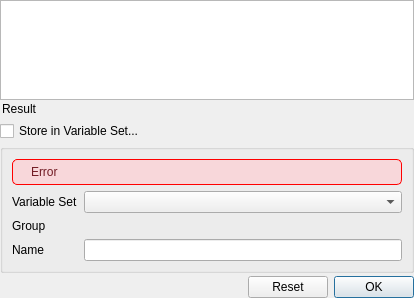
<?xml version="1.0" encoding="UTF-8"?>
<ui version="4.0">
 <class>DlgExpressionInput</class>
 <widget class="QDialog" name="DlgExpressionInput">
  <property name="geometry">
   <rect>
    <x>0</x>
    <y>0</y>
    <width>414</width>
    <height>298</height>
   </rect>
  </property>
  <property name="sizePolicy">
   <sizepolicy hsizetype="Expanding" vsizetype="Preferred">
    <horstretch>0</horstretch>
    <verstretch>0</verstretch>
   </sizepolicy>
  </property>
  <property name="minimumSize">
   <size>
    <width>350</width>
    <height>0</height>
   </size>
  </property>
  <property name="windowTitle">
   <string>Expression Editor</string>
  </property>
  <layout class="QVBoxLayout" name="verticalLayout">
   <property name="spacing">
    <number>3</number>
   </property>
   <property name="sizeConstraint">
    <enum>QLayout::SizeConstraint::SetMinimumSize</enum>
   </property>
   <property name="margin" stdset="0">
    <number>0</number>
   </property>
   <item>
    <layout class="QHBoxLayout" name="horizontalLayout_2">
     <item>
      <layout class="QVBoxLayout" name="verticalLayout_2">
       <property name="spacing">
        <number>0</number>
       </property>
       <property name="margin" stdset="0">
        <number>0</number>
       </property>
       <item>
        <layout class="QHBoxLayout" name="horizontalLayout_5">
         <item>
          <widget class="Gui::ExpressionTextEdit" name="expression">
           <property name="sizePolicy">
            <sizepolicy hsizetype="Ignored" vsizetype="MinimumExpanding">
             <horstretch>0</horstretch>
             <verstretch>0</verstretch>
            </sizepolicy>
           </property>
           <property name="minimumSize">
            <size>
             <width>10</width>
             <height>10</height>
            </size>
           </property>
          </widget>
         </item>
        </layout>
       </item>
       <item>
        <widget class="QFrame" name="ctrlArea">
         <property name="sizePolicy">
          <sizepolicy hsizetype="Preferred" vsizetype="Minimum">
           <horstretch>0</horstretch>
           <verstretch>0</verstretch>
          </sizepolicy>
         </property>
         <property name="autoFillBackground">
          <bool>true</bool>
         </property>
         <layout class="QHBoxLayout" name="horizontalLayout_4">
          <property name="spacing">
           <number>4</number>
          </property>
          <property name="margin" stdset="0">
           <number>2</number>
          </property>
          <item>
           <widget class="QLabel" name="label">
            <property name="sizePolicy">
             <sizepolicy hsizetype="Fixed" vsizetype="Preferred">
              <horstretch>0</horstretch>
              <verstretch>0</verstretch>
             </sizepolicy>
            </property>
            <property name="text">
             <string>Result</string>
            </property>
           </widget>
          </item>
          <item>
           <widget class="QLabel" name="msg">
            <property name="sizePolicy">
             <sizepolicy hsizetype="MinimumExpanding" vsizetype="Minimum">
              <horstretch>0</horstretch>
              <verstretch>0</verstretch>
             </sizepolicy>
            </property>
            <property name="palette">
             <palette>
              <active>
               <colorrole role="Text">
                <brush brushstyle="SolidPattern">
                 <color alpha="255">
                  <red>255</red>
                  <green>0</green>
                  <blue>0</blue>
                 </color>
                </brush>
               </colorrole>
              </active>
              <inactive>
               <colorrole role="Text">
                <brush brushstyle="SolidPattern">
                 <color alpha="255">
                  <red>255</red>
                  <green>0</green>
                  <blue>0</blue>
                 </color>
                </brush>
               </colorrole>
              </inactive>
              <disabled>
               <colorrole role="Text">
                <brush brushstyle="SolidPattern">
                 <color alpha="255">
                  <red>190</red>
                  <green>190</green>
                  <blue>190</blue>
                 </color>
                </brush>
               </colorrole>
              </disabled>
             </palette>
            </property>
            <property name="text">
             <string/>
            </property>
           </widget>
          </item>
         </layout>
        </widget>
       </item>
      </layout>
     </item>
     <item>
      <spacer name="horizontalSpacer">
       <property name="orientation">
        <enum>Qt::Orientation::Horizontal</enum>
       </property>
       <property name="sizeType">
        <enum>QSizePolicy::Policy::Fixed</enum>
       </property>
       <property name="sizeHint" stdset="0">
        <size>
         <width>0</width>
         <height>20</height>
        </size>
       </property>
      </spacer>
     </item>
    </layout>
   </item>
   <item>
    <layout class="QHBoxLayout" name="horizontalLayout_3">
     <item>
      <widget class="QCheckBox" name="checkBoxVarSets">
       <property name="toolTip">
        <string>Store the expression in a newly created property in the selected Variable Set.
The property of this object will refer to the property of the Variable Set.</string>
       </property>
       <property name="text">
        <string>Store in Variable Set...</string>
       </property>
      </widget>
     </item>
    </layout>
   </item>
   <item>
    <widget class="QGroupBox" name="groupBoxVarSets">
     <property name="title">
      <string/>
     </property>
     <layout class="QVBoxLayout" name="verticalLayout_3">
      <item>
       <widget class="QFrame" name="errorFrame">
        <property name="enabled">
         <bool>true</bool>
        </property>
        <property name="sizePolicy">
         <sizepolicy hsizetype="Preferred" vsizetype="Preferred">
          <horstretch>0</horstretch>
          <verstretch>0</verstretch>
         </sizepolicy>
        </property>
        <property name="minimumSize">
         <size>
          <width>0</width>
          <height>0</height>
         </size>
        </property>
        <property name="styleSheet">
         <string notr="true">#errorFrame { border: 1px solid red; border-radius: 5px; background-color: #f8d7da; color: #721c24; } #errorTextLabel { color: #721c24; }</string>
        </property>
        <property name="frameShape">
         <enum>QFrame::Shape::StyledPanel</enum>
        </property>
        <property name="frameShadow">
         <enum>QFrame::Shadow::Raised</enum>
        </property>
        <layout class="QHBoxLayout" name="horizontalLayout">
         <property name="leftMargin">
          <number>5</number>
         </property>
         <property name="topMargin">
          <number>5</number>
         </property>
         <property name="rightMargin">
          <number>5</number>
         </property>
         <property name="bottomMargin">
          <number>5</number>
         </property>
         <item>
          <widget class="QLabel" name="errorIconLabel">
           <property name="sizePolicy">
            <sizepolicy hsizetype="Fixed" vsizetype="Minimum">
             <horstretch>0</horstretch>
             <verstretch>0</verstretch>
            </sizepolicy>
           </property>
           <property name="text">
            <string/>
           </property>
          </widget>
         </item>
         <item>
          <widget class="QLabel" name="errorTextLabel">
           <property name="sizePolicy">
            <sizepolicy hsizetype="Preferred" vsizetype="MinimumExpanding">
             <horstretch>0</horstretch>
             <verstretch>0</verstretch>
            </sizepolicy>
           </property>
           <property name="text">
            <string>Error</string>
           </property>
           <property name="textFormat">
            <enum>Qt::TextFormat::PlainText</enum>
           </property>
           <property name="alignment">
            <set>Qt::AlignmentFlag::AlignLeading|Qt::AlignmentFlag::AlignLeft|Qt::AlignmentFlag::AlignVCenter</set>
           </property>
           <property name="wordWrap">
            <bool>true</bool>
           </property>
           <property name="margin">
            <number>0</number>
           </property>
          </widget>
         </item>
        </layout>
       </widget>
      </item>
      <item>
       <layout class="QFormLayout" name="formLayout">
        <item row="0" column="0">
         <widget class="QLabel" name="labelVarSet">
          <property name="text">
           <string>Variable Set</string>
          </property>
         </widget>
        </item>
        <item row="0" column="1">
         <widget class="QComboBox" name="comboBoxVarSet"/>
        </item>
        <item row="1" column="0">
         <widget class="QLabel" name="labelGroup">
          <property name="text">
           <string>Group</string>
          </property>
         </widget>
        </item>
        <item row="2" column="0">
         <widget class="QLabel" name="LabelPropNew">
          <property name="text">
           <string>Name</string>
          </property>
         </widget>
        </item>
        <item row="2" column="1">
         <widget class="QLineEdit" name="lineEditPropNew">
          <property name="sizePolicy">
           <sizepolicy hsizetype="Preferred" vsizetype="Fixed">
            <horstretch>0</horstretch>
            <verstretch>0</verstretch>
           </sizepolicy>
          </property>
         </widget>
        </item>
       </layout>
      </item>
     </layout>
    </widget>
   </item>
   <item>
    <layout class="QHBoxLayout" name="horizontalLayout_6">
     <item>
      <spacer name="horizontalSpacer_2">
       <property name="orientation">
        <enum>Qt::Orientation::Horizontal</enum>
       </property>
       <property name="sizeHint" stdset="0">
        <size>
         <width>0</width>
         <height>20</height>
        </size>
       </property>
      </spacer>
     </item>
     <item>
      <widget class="QDialogButtonBox" name="buttonBox">
       <property name="sizePolicy">
        <sizepolicy hsizetype="Fixed" vsizetype="Fixed">
         <horstretch>0</horstretch>
         <verstretch>0</verstretch>
        </sizepolicy>
       </property>
       <property name="standardButtons">
        <set>QDialogButtonBox::StandardButton::Ok|QDialogButtonBox::StandardButton::Reset</set>
       </property>
      </widget>
     </item>
    </layout>
   </item>
  </layout>
 </widget>
 <customwidgets>
  <customwidget>
   <class>Gui::ExpressionTextEdit</class>
   <extends>QTextEdit</extends>
   <header>ExpressionCompleter.h</header>
  </customwidget>
 </customwidgets>
 <tabstops>
  <tabstop>expression</tabstop>
 </tabstops>
 <resources/>
 <connections>
  <connection>
   <sender>buttonBox</sender>
   <signal>accepted()</signal>
   <receiver>DlgExpressionInput</receiver>
   <slot>accept()</slot>
   <hints>
    <hint type="sourcelabel">
     <x>275</x>
     <y>94</y>
    </hint>
    <hint type="destinationlabel">
     <x>310</x>
     <y>63</y>
    </hint>
   </hints>
  </connection>
 </connections>
</ui>
